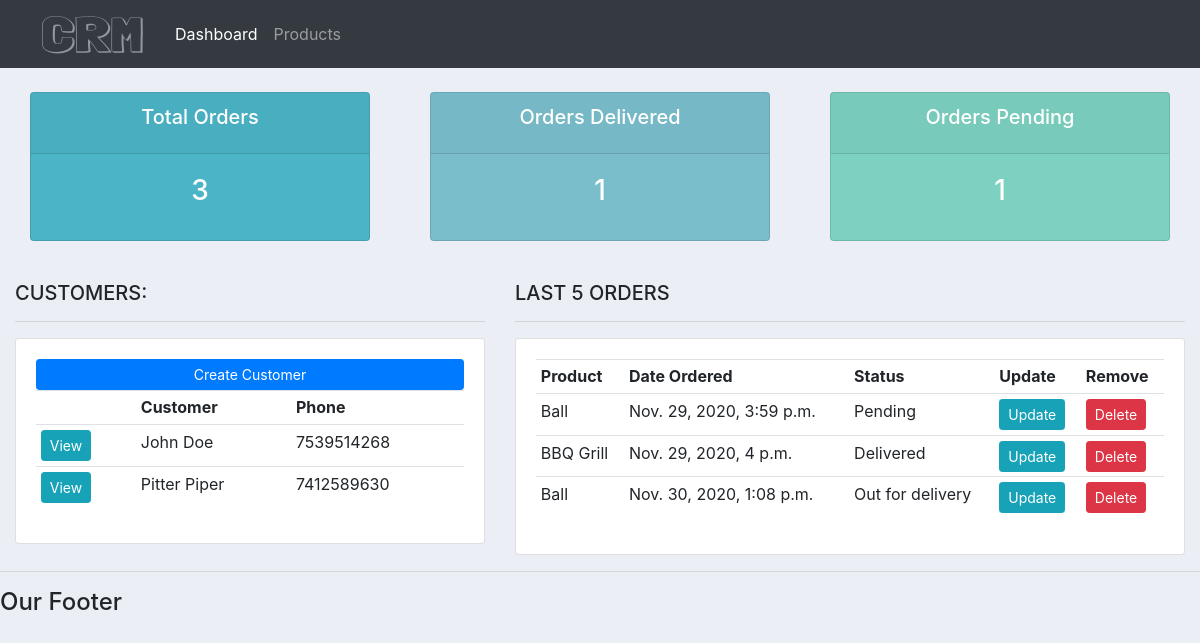
Before: / with the older database file.
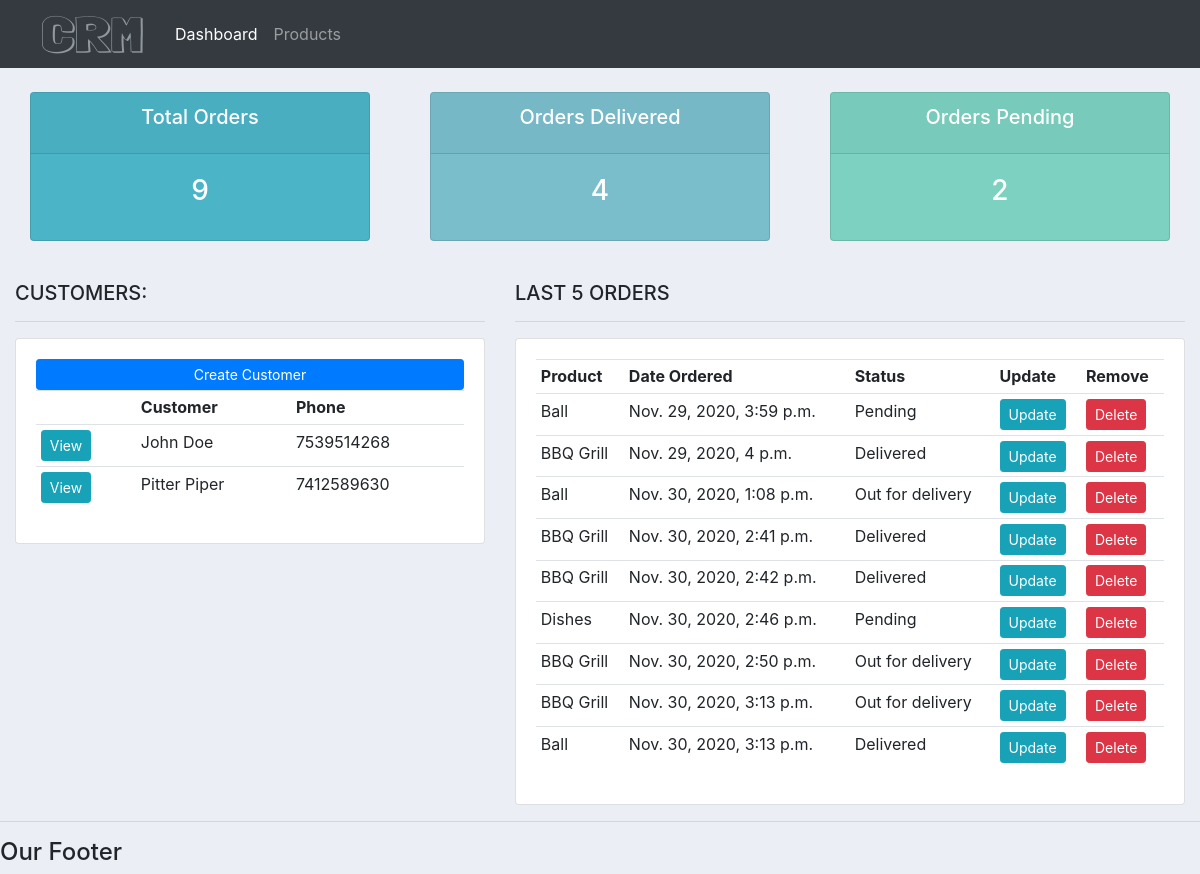
After: the same page with the newer database file.
### accounts/models.py (models this page shows, shortened)
class Customer(models.Model):
    name = models.CharField(max_length=200, null=True)
    phone = models.CharField(max_length=200, null=True)
    email = models.CharField(max_length=200, null=True)
    date_created = models.DateTimeField(auto_now_add=True, null=True)

class Order(models.Model):
    STATUS = (
            ('Pending', 'Pending'),
            ('Out for delivery', 'Out for delivery'),
            ('Delivered', 'Delivered')
    )
    customer = models.ForeignKey(Customer, null=True, on_delete=models.SET_NULL)
    product = models.ForeignKey(Product, null=True, on_delete=models.SET_NULL)
    date_created = models.DateTimeField(auto_now_add=True, null=True)
    status = models.CharField(max_length=200, null=True, choices=STATUS)
    note = models.CharField(max_length=200, null=True)

class Product(models.Model):
    CATEGORY = (
            ('Indoor', 'Indoor'),
            ('Out Door', 'Out Door'),
    )
    name = models.CharField(max_length=200, null=True)
    price = models.FloatField(null=True)
    category = models.CharField(max_length=200, null=True, choices=CATEGORY)
    description = models.CharField(max_length=200, null=True, blank=True)
    date_created = models.DateTimeField(auto_now_add=True, null=True)
    tags = models.ManyToManyField(Tag)
    def __str__(self):
        return self.name

### accounts/views.py (the view)
# urls.py: path('', views.home, name="home"),
def home(request) :
    orders = Order.objects.all()
    customers = Customer.objects.all()
    total_customers = customers.count()
    total_orders = orders.count()
    delivered = orders.filter(status='Delivered').count()
    pending = orders.filter(status='Pending').count()
    context = {'orders': orders,
                'customers': customers,
                'total_orders': total_orders,
                'total_customers': total_customers,
                'delivered': delivered,
                'pending': pending
                }
    return render(request, 'accounts/dashboard.html', context)

### accounts/templates/accounts/dashboard.html
{% extends 'accounts/main.html' %}
{% block content %}
{% include 'accounts/status.html' %}
<br>
<div class="row">
  <div class="col-md-5">
    <h5>CUSTOMERS:</h5>
    <hr>
    <div class="card card-body">
      <a class="btn btn-primary btn-sm btn-block" href="#">Create Customer</a>
      <table class="table table-sm">
        <tr>
          <th></th>
          <th>Customer</th>
          <th>Phone</th>
        </tr>
        {% for customer in customers %}
          <tr>
            <td><a class="btn btn-sm btn-info" href="{% url 'customer' customer.id %}">View</a></td>
            <td>{{ customer.name }}</td>
            <td>{{ customer.phone }}</td>
          </tr>
        {% endfor %}
      </table>
    </div>
  </div>
  <div class="col-md-7">
    <h5>LAST 5 ORDERS</h5>
    <hr>
    <div class="card card-body">
      <table class="table table-sm">
        <tr>
          <th>Product</th>
          <th>Date Ordered</th>
          <th>Status</th>
          <th>Update</th>
          <th>Remove</th>
        </tr>
        {% for order in orders %}
          <tr>
            <td>{{ order.product }}</td>
            <td>{{ order.date_created }}</td>
            <td>{{ order.status }}</td>
            <td><a class="btn btn-sm btn-info" href="{% url 'update_order' order.id %}">Update</a></td>
            <td><a class="btn btn-sm btn-danger" href="{% url 'delete_order' order.id %}">Delete</a></td>
          </tr>
        {% endfor %}
      </table>
    </div>
  </div>
</div>
{% endblock %}

### accounts/templates/accounts/main.html (shortened to what this page needs)
<!DOCTYPE html>
{% load static %}
<html lang="en" dir="ltr">
  <head>
    <link rel="stylesheet" href="https://stackpath.bootstrapcdn.com/bootstrap/4.3.1/css/bootstrap.min.css">
    <link rel="stylesheet" type="text/css" href="{% static '/css/main.css' %}">
  </head>
  <body>
    {% include 'accounts/navbar.html' %}
    <div class="container-fluid">
      {% block content %}
      {% endblock %}
    </div>
    <hr>
    <h4>Our Footer</h4>
  </body>
</html>

### accounts/templates/accounts/navbar.html (shortened to what this page needs)
<nav class="navbar navbar-expand-lg navbar-dark bg-dark">
  <img src="{% static 'images/logo.png' %}" alt="">
  <div class="collapse navbar-collapse" id="navbarNav">
    <ul class="navbar-nav">
      <li class="nav-item active">
        <a class="nav-link" href="{% url 'home' %}">Dashboard</a>
      </li>
      <li class="nav-item">
        <a class="nav-link" href="{% url 'products' %}">Products</a>
      </li>
    </ul>
  </div>
</nav>

### accounts/templates/accounts/status.html
<br>
<div class="row">
  <div class="col">
    <div class="col-md">
      <div class="card text-center text-white mb-3" id="total-orders">
        <div class="card-header">
          <h5 class="card-title">Total Orders</h5>
        </div>
        <div class="card-body">
          <h3 class="card-title">{{ total_orders }}</h3>
        </div>
      </div>
    </div>
  </div>
  <div class="col">
    <div class="col-md">
      <div class="card text-center text-white mb-3" id="orders-delivered">
        <div class="card-header">
          <h5 class="card-title">Orders Delivered</h5>
        </div>
        <div class="card-body">
          <h3 class="card-title">{{ delivered }}</h3>
        </div>
      </div>
    </div>
  </div>
  <div class="col">
    <div class="col-md">
      <div class="card text-center text-white mb-3" id="orders-pending">
        <div class="card-header">
          <h5 class="card-title">Orders Pending</h5>
        </div>
        <div class="card-body">
          <h3 class="card-title">{{ pending }}</h3>
        </div>
      </div>
    </div>
  </div>
</div>

### static/css/main.css (style rules this page uses)
body { background-color: #ebeff5; }
#total-orders { background-color: #4cb4c7; }
#orders-delivered { background-color: #7abecc; }
#orders-pending { background-color: #7cd1c0 }

Changed rows visible on the page:
added Order: product "BBQ Grill", date_created "Nov. 30, 2020, 2:41 p.m.", status "Delivered"
added Order: product "BBQ Grill", date_created "Nov. 30, 2020, 2:42 p.m.", status "Delivered"
added Order: product "Dishes", date_created "Nov. 30, 2020, 2:46 p.m.", status "Pending"
added Order: product "BBQ Grill", date_created "Nov. 30, 2020, 2:50 p.m.", status "Out for delivery"
added Order: product "BBQ Grill", date_created "Nov. 30, 2020, 3:13 p.m.", status "Out for delivery"
added Order: product "Ball", date_created "Nov. 30, 2020, 3:13 p.m.", status "Delivered"
Other visible differences:
{{ total_orders }}: "3" → "9"
{{ delivered }}: "1" → "4"
{{ pending }}: "1" → "2"
